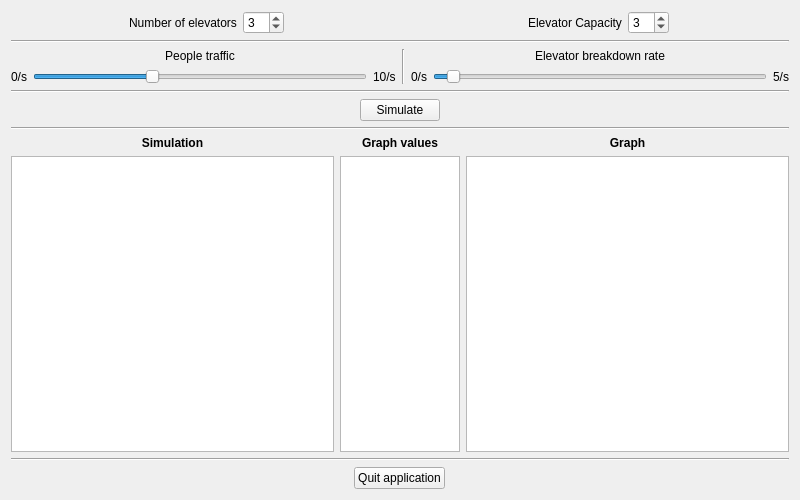
<?xml version="1.0" encoding="UTF-8"?>
<ui version="4.0">
 <class>MainWindow</class>
 <widget class="QMainWindow" name="MainWindow">
  <property name="geometry">
   <rect>
    <x>0</x>
    <y>0</y>
    <width>800</width>
    <height>500</height>
   </rect>
  </property>
  <property name="minimumSize">
   <size>
    <width>600</width>
    <height>500</height>
   </size>
  </property>
  <property name="windowTitle">
   <string>Elevator Simulator</string>
  </property>
  <property name="styleSheet">
   <string notr="true"/>
  </property>
  <widget class="QWidget" name="centralWidget">
   <layout class="QVBoxLayout" name="verticalLayout">
    <item>
     <layout class="QHBoxLayout" name="horizontalLayout_5">
      <item>
       <layout class="QFormLayout" name="formLayout">
        <property name="labelAlignment">
         <set>Qt::AlignCenter</set>
        </property>
        <property name="formAlignment">
         <set>Qt::AlignCenter</set>
        </property>
        <item row="0" column="0">
         <widget class="QLabel" name="numberOfElevatorsLabel">
          <property name="sizePolicy">
           <sizepolicy hsizetype="Preferred" vsizetype="Preferred">
            <horstretch>0</horstretch>
            <verstretch>0</verstretch>
           </sizepolicy>
          </property>
          <property name="text">
           <string>Number of elevators</string>
          </property>
          <property name="alignment">
           <set>Qt::AlignCenter</set>
          </property>
         </widget>
        </item>
        <item row="0" column="1">
         <widget class="QSpinBox" name="numberOfElevatorsSpinBox">
          <property name="sizePolicy">
           <sizepolicy hsizetype="Fixed" vsizetype="Fixed">
            <horstretch>0</horstretch>
            <verstretch>0</verstretch>
           </sizepolicy>
          </property>
          <property name="acceptDrops">
           <bool>false</bool>
          </property>
          <property name="autoFillBackground">
           <bool>false</bool>
          </property>
          <property name="alignment">
           <set>Qt::AlignLeading|Qt::AlignLeft|Qt::AlignVCenter</set>
          </property>
          <property name="readOnly">
           <bool>false</bool>
          </property>
          <property name="buttonSymbols">
           <enum>QAbstractSpinBox::UpDownArrows</enum>
          </property>
          <property name="minimum">
           <number>1</number>
          </property>
          <property name="value">
           <number>3</number>
          </property>
         </widget>
        </item>
       </layout>
      </item>
      <item>
       <layout class="QFormLayout" name="formLayout_2">
        <property name="labelAlignment">
         <set>Qt::AlignCenter</set>
        </property>
        <property name="formAlignment">
         <set>Qt::AlignCenter</set>
        </property>
        <item row="0" column="0">
         <widget class="QLabel" name="elevatorCapacityLabel">
          <property name="sizePolicy">
           <sizepolicy hsizetype="Preferred" vsizetype="Preferred">
            <horstretch>0</horstretch>
            <verstretch>0</verstretch>
           </sizepolicy>
          </property>
          <property name="text">
           <string>Elevator Capacity</string>
          </property>
          <property name="alignment">
           <set>Qt::AlignCenter</set>
          </property>
         </widget>
        </item>
        <item row="0" column="1">
         <widget class="QSpinBox" name="elevatorCapacitySpinBox">
          <property name="sizePolicy">
           <sizepolicy hsizetype="Fixed" vsizetype="Fixed">
            <horstretch>0</horstretch>
            <verstretch>0</verstretch>
           </sizepolicy>
          </property>
          <property name="alignment">
           <set>Qt::AlignLeading|Qt::AlignLeft|Qt::AlignVCenter</set>
          </property>
          <property name="minimum">
           <number>1</number>
          </property>
          <property name="value">
           <number>3</number>
          </property>
         </widget>
        </item>
       </layout>
      </item>
     </layout>
    </item>
    <item>
     <widget class="Line" name="line">
      <property name="orientation">
       <enum>Qt::Horizontal</enum>
      </property>
     </widget>
    </item>
    <item>
     <layout class="QGridLayout" name="gridLayout_2">
      <item row="1" column="0">
       <widget class="QLabel" name="trafficLowLabel">
        <property name="text">
         <string>0/s</string>
        </property>
       </widget>
      </item>
      <item row="1" column="2">
       <widget class="QSlider" name="trafficSlider">
        <property name="maximum">
         <number>100</number>
        </property>
        <property name="value">
         <number>35</number>
        </property>
        <property name="orientation">
         <enum>Qt::Horizontal</enum>
        </property>
       </widget>
      </item>
      <item row="1" column="3">
       <widget class="QLabel" name="trafficHighLabel">
        <property name="text">
         <string>10/s</string>
        </property>
       </widget>
      </item>
      <item row="1" column="5">
       <widget class="QLabel" name="breakdownLowLabel">
        <property name="text">
         <string>0/s</string>
        </property>
       </widget>
      </item>
      <item row="1" column="6">
       <widget class="QSlider" name="breakdownSlider">
        <property name="maximum">
         <number>100</number>
        </property>
        <property name="value">
         <number>4</number>
        </property>
        <property name="orientation">
         <enum>Qt::Horizontal</enum>
        </property>
       </widget>
      </item>
      <item row="1" column="7">
       <widget class="QLabel" name="breakdownHighLabel">
        <property name="text">
         <string>5/s</string>
        </property>
       </widget>
      </item>
      <item row="0" column="4" rowspan="2">
       <widget class="Line" name="line_5">
        <property name="orientation">
         <enum>Qt::Vertical</enum>
        </property>
       </widget>
      </item>
      <item row="0" column="2">
       <widget class="QLabel" name="trafficLabel">
        <property name="font">
         <font>
          <weight>50</weight>
          <bold>false</bold>
         </font>
        </property>
        <property name="text">
         <string>People traffic</string>
        </property>
        <property name="alignment">
         <set>Qt::AlignCenter</set>
        </property>
       </widget>
      </item>
      <item row="0" column="6">
       <widget class="QLabel" name="breakdownLabel">
        <property name="font">
         <font>
          <weight>50</weight>
          <bold>false</bold>
         </font>
        </property>
        <property name="text">
         <string>Elevator breakdown rate</string>
        </property>
        <property name="alignment">
         <set>Qt::AlignCenter</set>
        </property>
       </widget>
      </item>
     </layout>
    </item>
    <item>
     <widget class="Line" name="line_3">
      <property name="orientation">
       <enum>Qt::Horizontal</enum>
      </property>
     </widget>
    </item>
    <item>
     <layout class="QHBoxLayout" name="horizontalLayout_8">
      <item>
       <widget class="QPushButton" name="simulationButton">
        <property name="sizePolicy">
         <sizepolicy hsizetype="Fixed" vsizetype="Fixed">
          <horstretch>0</horstretch>
          <verstretch>0</verstretch>
         </sizepolicy>
        </property>
        <property name="text">
         <string>Simulate</string>
        </property>
       </widget>
      </item>
     </layout>
    </item>
    <item>
     <widget class="Line" name="line_4">
      <property name="orientation">
       <enum>Qt::Horizontal</enum>
      </property>
     </widget>
    </item>
    <item>
     <layout class="QGridLayout" name="gridLayout">
      <item row="1" column="0">
       <widget class="QLabel" name="simulationLabel">
        <property name="font">
         <font>
          <weight>75</weight>
          <bold>true</bold>
         </font>
        </property>
        <property name="text">
         <string>Simulation</string>
        </property>
        <property name="alignment">
         <set>Qt::AlignCenter</set>
        </property>
       </widget>
      </item>
      <item row="1" column="2">
       <widget class="QLabel" name="graphValuesLabel">
        <property name="font">
         <font>
          <weight>75</weight>
          <bold>true</bold>
         </font>
        </property>
        <property name="text">
         <string>Graph values</string>
        </property>
        <property name="alignment">
         <set>Qt::AlignCenter</set>
        </property>
       </widget>
      </item>
      <item row="1" column="3">
       <widget class="QLabel" name="graphLabel">
        <property name="font">
         <font>
          <weight>75</weight>
          <bold>true</bold>
         </font>
        </property>
        <property name="text">
         <string>Graph</string>
        </property>
        <property name="alignment">
         <set>Qt::AlignCenter</set>
        </property>
       </widget>
      </item>
      <item row="2" column="0">
       <widget class="QGraphicsView" name="simulationView">
        <property name="minimumSize">
         <size>
          <width>0</width>
          <height>0</height>
         </size>
        </property>
        <property name="maximumSize">
         <size>
          <width>16777215</width>
          <height>16777215</height>
         </size>
        </property>
        <property name="verticalScrollBarPolicy">
         <enum>Qt::ScrollBarAsNeeded</enum>
        </property>
        <property name="horizontalScrollBarPolicy">
         <enum>Qt::ScrollBarAsNeeded</enum>
        </property>
        <property name="alignment">
         <set>Qt::AlignHCenter|Qt::AlignTop</set>
        </property>
        <property name="dragMode">
         <enum>QGraphicsView::ScrollHandDrag</enum>
        </property>
       </widget>
      </item>
      <item row="2" column="3">
       <widget class="QGraphicsView" name="graphView">
        <property name="sizePolicy">
         <sizepolicy hsizetype="Expanding" vsizetype="Expanding">
          <horstretch>0</horstretch>
          <verstretch>0</verstretch>
         </sizepolicy>
        </property>
        <property name="verticalScrollBarPolicy">
         <enum>Qt::ScrollBarAlwaysOff</enum>
        </property>
        <property name="horizontalScrollBarPolicy">
         <enum>Qt::ScrollBarAlwaysOff</enum>
        </property>
        <property name="alignment">
         <set>Qt::AlignCenter</set>
        </property>
        <property name="viewportUpdateMode">
         <enum>QGraphicsView::MinimalViewportUpdate</enum>
        </property>
        <property name="rubberBandSelectionMode">
         <enum>Qt::ContainsItemShape</enum>
        </property>
       </widget>
      </item>
      <item row="2" column="2">
       <widget class="QTextEdit" name="graphValuesView">
        <property name="maximumSize">
         <size>
          <width>120</width>
          <height>16777215</height>
         </size>
        </property>
        <property name="lineWrapMode">
         <enum>QTextEdit::WidgetWidth</enum>
        </property>
        <property name="readOnly">
         <bool>true</bool>
        </property>
       </widget>
      </item>
     </layout>
    </item>
    <item>
     <widget class="Line" name="line_2">
      <property name="orientation">
       <enum>Qt::Horizontal</enum>
      </property>
     </widget>
    </item>
    <item>
     <layout class="QHBoxLayout" name="horizontalLayout_9">
      <item>
       <widget class="QPushButton" name="pushButton">
        <property name="sizePolicy">
         <sizepolicy hsizetype="Fixed" vsizetype="Fixed">
          <horstretch>0</horstretch>
          <verstretch>0</verstretch>
         </sizepolicy>
        </property>
        <property name="text">
         <string>Quit application</string>
        </property>
       </widget>
      </item>
     </layout>
    </item>
   </layout>
  </widget>
 </widget>
 <layoutdefault spacing="6" margin="11"/>
 <resources/>
 <connections>
  <connection>
   <sender>simulationButton</sender>
   <signal>clicked()</signal>
   <receiver>MainWindow</receiver>
   <slot>onSimulationButtonClicked()</slot>
   <hints>
    <hint type="sourcelabel">
     <x>437</x>
     <y>155</y>
    </hint>
    <hint type="destinationlabel">
     <x>640</x>
     <y>236</y>
    </hint>
   </hints>
  </connection>
  <connection>
   <sender>pushButton</sender>
   <signal>clicked()</signal>
   <receiver>MainWindow</receiver>
   <slot>close()</slot>
   <hints>
    <hint type="sourcelabel">
     <x>422</x>
     <y>467</y>
    </hint>
    <hint type="destinationlabel">
     <x>810</x>
     <y>466</y>
    </hint>
   </hints>
  </connection>
 </connections>
 <slots>
  <slot>onSimulationButtonClicked()</slot>
  <slot>onStatisticsButtonClicked()</slot>
 </slots>
</ui>
